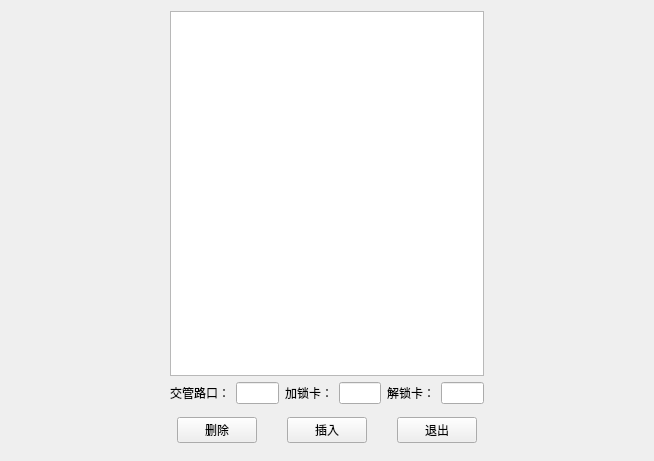
<?xml version="1.0" encoding="UTF-8"?>
<ui version="4.0">
 <class>TmcModifyWindow</class>
 <widget class="QWidget" name="TmcModifyWindow">
  <property name="geometry">
   <rect>
    <x>0</x>
    <y>0</y>
    <width>654</width>
    <height>461</height>
   </rect>
  </property>
  <property name="windowTitle">
   <string>Form</string>
  </property>
  <layout class="QGridLayout" name="gridLayout">
   <item row="0" column="0">
    <layout class="QHBoxLayout" name="horizontalLayout_3" stretch="2,3,2">
     <item>
      <spacer name="horizontalSpacer">
       <property name="orientation">
        <enum>Qt::Horizontal</enum>
       </property>
       <property name="sizeHint" stdset="0">
        <size>
         <width>40</width>
         <height>20</height>
        </size>
       </property>
      </spacer>
     </item>
     <item>
      <layout class="QVBoxLayout" name="verticalLayout" stretch="12,2,1">
       <item>
        <widget class="QTableWidget" name="tmcInfoTableWidget">
         <property name="selectionBehavior">
          <enum>QAbstractItemView::SelectRows</enum>
         </property>
        </widget>
       </item>
       <item>
        <layout class="QHBoxLayout" name="horizontalLayout_2">
         <item>
          <widget class="QLabel" name="label">
           <property name="text">
            <string>交管路口：</string>
           </property>
          </widget>
         </item>
         <item>
          <widget class="QLineEdit" name="cross_lineEdit"/>
         </item>
         <item>
          <widget class="QLabel" name="label_3">
           <property name="text">
            <string>加锁卡：</string>
           </property>
          </widget>
         </item>
         <item>
          <widget class="QLineEdit" name="lock_lineEdit"/>
         </item>
         <item>
          <widget class="QLabel" name="label_2">
           <property name="text">
            <string>解锁卡：</string>
           </property>
          </widget>
         </item>
         <item>
          <widget class="QLineEdit" name="unlock_lineEdit"/>
         </item>
        </layout>
       </item>
       <item>
        <layout class="QHBoxLayout" name="horizontalLayout">
         <property name="spacing">
          <number>30</number>
         </property>
         <property name="leftMargin">
          <number>7</number>
         </property>
         <property name="topMargin">
          <number>7</number>
         </property>
         <property name="rightMargin">
          <number>7</number>
         </property>
         <property name="bottomMargin">
          <number>7</number>
         </property>
         <item>
          <widget class="QPushButton" name="deteleBtn">
           <property name="sizePolicy">
            <sizepolicy hsizetype="Minimum" vsizetype="Fixed">
             <horstretch>0</horstretch>
             <verstretch>0</verstretch>
            </sizepolicy>
           </property>
           <property name="text">
            <string>删除</string>
           </property>
          </widget>
         </item>
         <item>
          <widget class="QPushButton" name="insertBtn">
           <property name="sizePolicy">
            <sizepolicy hsizetype="Minimum" vsizetype="Fixed">
             <horstretch>0</horstretch>
             <verstretch>0</verstretch>
            </sizepolicy>
           </property>
           <property name="text">
            <string>插入</string>
           </property>
          </widget>
         </item>
         <item>
          <widget class="QPushButton" name="quitBtn">
           <property name="sizePolicy">
            <sizepolicy hsizetype="Minimum" vsizetype="Fixed">
             <horstretch>0</horstretch>
             <verstretch>0</verstretch>
            </sizepolicy>
           </property>
           <property name="text">
            <string>退出</string>
           </property>
          </widget>
         </item>
        </layout>
       </item>
      </layout>
     </item>
     <item>
      <spacer name="horizontalSpacer_2">
       <property name="orientation">
        <enum>Qt::Horizontal</enum>
       </property>
       <property name="sizeHint" stdset="0">
        <size>
         <width>40</width>
         <height>20</height>
        </size>
       </property>
      </spacer>
     </item>
    </layout>
   </item>
  </layout>
 </widget>
 <resources/>
 <connections/>
</ui>
